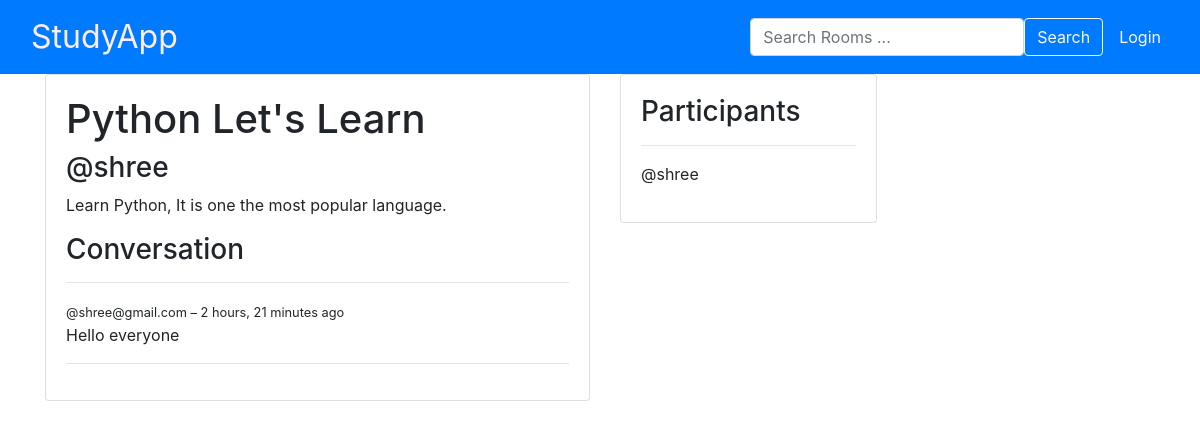
Page /room/2/ on the committed database.
### base/models.py (models this page shows, shortened)
class Room(models.Model):
    host = models.ForeignKey(settings.AUTH_USER_MODEL, on_delete=models.SET_NULL, null=True)
    topic = models.ForeignKey(Topic, on_delete=models.SET_NULL, null=True)
    name = models.CharField(max_length=200)
    description = models.TextField(null=True, blank=True)
    participants = models.ManyToManyField(settings.AUTH_USER_MODEL, related_name='participants', blank=True)
    updated = models.DateTimeField(auto_now=True)
    created = models.DateTimeField(auto_now_add=True)
    class Meta:
        ordering = ['-created', '-updated']

class User(AbstractUser):
    name = models.CharField(max_length=200, null=True)
    email = models.EmailField(unique=True)
    bio = models.TextField(null=True)
    USERNAME_FIELD = 'email'
    REQUIRED_FIELDS = ['username']  # 'username' should remain since AbstractUser requires it unless customized.
    def __str__(self):
        return self.email

class Message(models.Model):
    user = models.ForeignKey(settings.AUTH_USER_MODEL, on_delete=models.CASCADE, default=1)
    room = models.ForeignKey(Room, on_delete=models.CASCADE)
    body = models.TextField()
    updated = models.DateTimeField(auto_now=True)
    created = models.DateTimeField(auto_now_add=True)
    class Meta:
        ordering = ['-created', '-updated']

### base/views.py (the view, shortened to what this page needs)
# urls.py: path('room/<str:pk>', views.getRoom ),
def room(request,pk):
    room = Room.objects.get(id=pk)
    room_messages = room.message_set.all().order_by('-created')
    participants = room.participants.all()
    context = {'room':room, 'room_messages': room_messages, 'participants': participants}
    return render(request, "base/room.html", context)

### base/templates/base/room.html (shortened to what this page needs)
{% extends "base/main.html" %}
{% block content %}
<div class="container room-container">
    <div class="row">
        <div class="col-md-8">
            <div class="card mb-4">
                <div class="card-body">
                    <h1>{{ room.name }}</h1>
                    <h3>@{{ room.host.username }}</h3>
                    <p>{{ room.description }}</p>
                    <div class="comment-wrapper">
                        <h3>Conversation</h3>
                        <hr>
                        {% for message in room_messages %}
                            <div>
                                <small>@{{ message.user }} – {{ message.created|timesince }} ago</small>
                                <p>{{ message.body }}</p>
                                <hr>
                            </div>
                        {% endfor %}
                    </div>
                </div>
            </div>
        </div>
        <div class="col-md-4">
            <div class="card">
                <div class="card-body">
                    <h3>Participants</h3>
                    <hr>
                    {% for participant in participants %}
                    <div>
                        <p>@{{ participant.username }}</p>
                    </div>
                    {% endfor %}
                </div>
            </div>
        </div>
    </div>
</div>
{% endblock content %}

### static/css/style.css (style rules this page uses)
.room-container { display: grid; grid-template-columns: 3fr 1fr; }

### rows in the picture
Room: name "Python Let's Learn", host.username "shree", description "Learn Python, It is one the most popular language."
Message: user "shree@gmail.com", created "2 hours, 21 minutes", body "Hello everyone"
User: username "shree"
